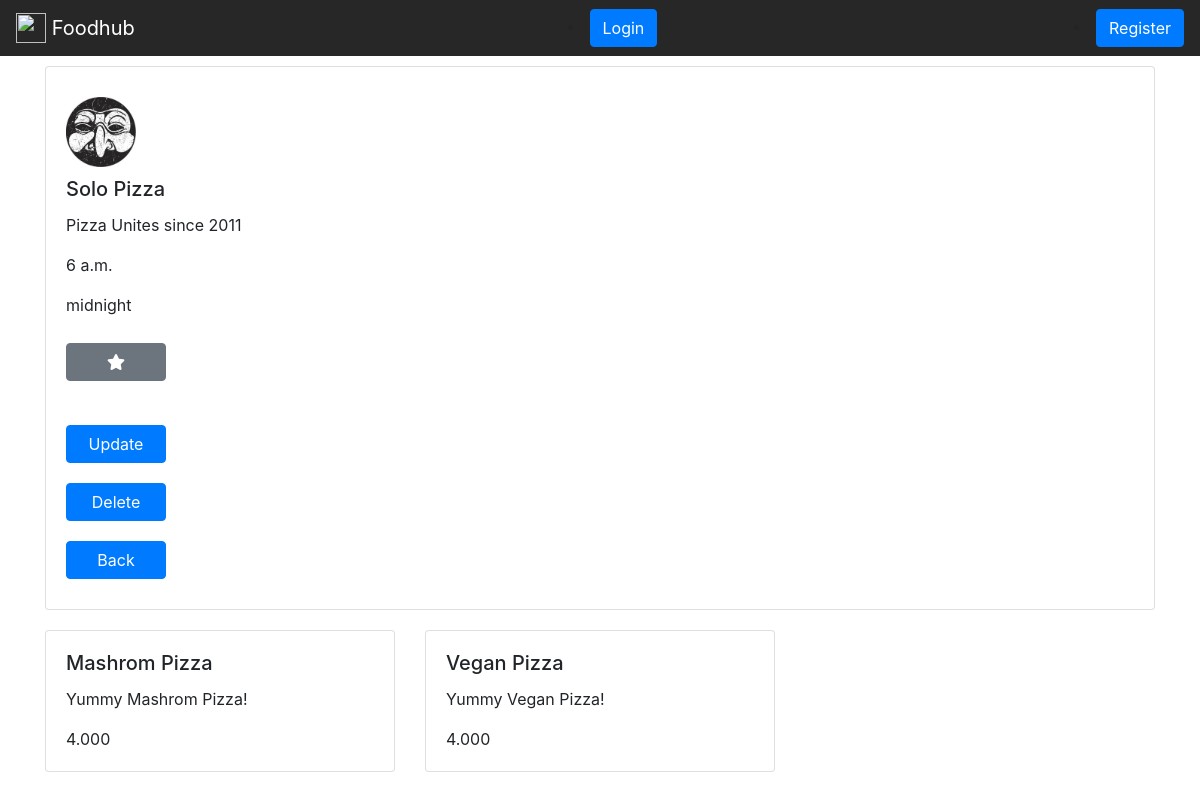
Page /detail/5/ on the committed database.
### restaurants/models.py (models this page shows, shortened)
class Restaurant(models.Model):
    name = models.CharField(max_length=200)
    description = models.TextField()
    openingtime = models.TimeField()
    closingtime = models.TimeField()
    logo = models.ImageField(null=True)

class Item(models.Model):
    name = models.CharField(max_length=200)
    description = models.TextField()
    price = models.CharField(max_length=200)
    restaurant = models.ForeignKey(Restaurant , default=1 , on_delete=models.CASCADE)

### restaurants/views.py (the view)
# urls.py: path('detail/<int:my_id>/', views.detail, name="detail"),
def detail(request, my_id):
    restaurant = Restaurant.objects.get(id=my_id)
    items = Item.objects.filter(restaurant=restaurant)
    context={
        'restaurant': restaurant,
        'items' : items,
    }
    return render(request,'detail.html',context)

### restaurants/templates/detail.html (shortened to what this page needs)
{% extends 'base.html'%}
{% block bodycontent %}
       <div class="row">
         <div class="col-lg-12">
           <div class="card">
             <div class="card-body">
              <img class="card-img-top" src="{{restaurant.logo.url}}" alt="Card image cap">
               <h5 class="card-title">{{restaurant.name}}</h5>
               <p class="card-text">{{restaurant.description}}</p>
               <p class="card-text">{{restaurant.openingtime}}</p>
               <p class="card-text">{{restaurant.closingtime}}</p>
           <button class="btn btn-secondary custom-button" onclick="favourateButton()">
              <i class="fas fa-star"></i>
           </button><br/><br/>
		       <a class="btn btn-primary custom-button" href="{% url 'update' res_id=restaurant.id %}">Update</a><br/>
		       <a class="btn btn-primary custom-button" href="{% url 'delete' res_id=restaurant.id %}">Delete</a><br/>
		       <a class="btn btn-primary custom-button" href="{% url 'list' %}">Back</a><br/>
             </div>
           </div>
         </div>
       </div>
       <div class="row">
       {% for item in items %}
         <div class="col-lg-4">
           <div class="card">
             <div class="card-body">
               <h5 class="card-title">{{item.name}}</h5>
               <p class="card-text">{{item.description}}</p>
               <p class="card-text">{{item.price}}</p>
             </div>
           </div>
         </div>
         {% endfor %}
       </div>
{% endblock %}

### restaurants/static/style.css (style rules this page uses)
body { background-image: url(http://gf-verified.com/wp-content/uploads/2016/06/Main-Background.jpg)!important; background-size:110% !important; }
.card { margin: 10px 0px 10px 0px; }
.card-img-top { width:70px !important; height: 70px !important; margin: 10px 0px 10px 0px !important; }
.custom-button { width: 100px !important; margin: 10px 0px 10px 0px !important }

### rows in the picture
Restaurant: logo (picture), name "Solo Pizza", description "Pizza Unites since 2011", openingtime "6 a.m.", closingtime "midnight"
Item: name "Mashrom Pizza", description "Yummy Mashrom Pizza!", price "4.000"
Item: name "Vegan Pizza", description "Yummy Vegan Pizza!", price "4.000"
